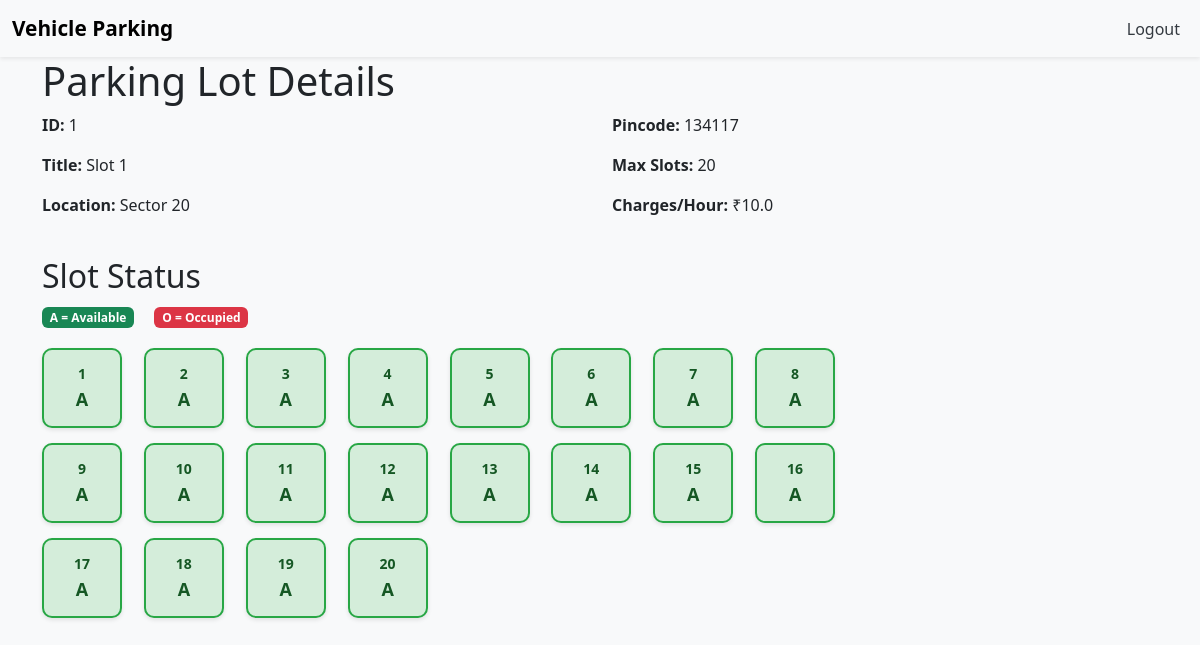
Screenshot of /slot/1/ (signed in) with the database file from the repository.
### models.py (models this page shows)
class LotInfo(db.Model):
    __tablename__ = 'lots_info'
    lot_id = db.Column(db.Integer, primary_key=True)
    lot_title = db.Column(db.String(120), nullable=False)
    lot_location = db.Column(db.String(200))
    lot_zip = db.Column(db.String(10))
    rate_per_hr = db.Column(db.Float, nullable=False)
    total_slots = db.Column(db.Integer, nullable=False)
    slot_list = db.relationship('LotSlot', backref='parent_lot', cascade="all, delete", lazy=True)

class LotSlot(db.Model):
    __tablename__ = 'lot_slots'
    slot_id = db.Column(db.Integer, primary_key=True)
    parent_id = db.Column(db.Integer, db.ForeignKey('lots_info.lot_id'), nullable=False)
    slot_status = db.Column(db.String(1), default='A')  # String type now
    current_reservation = db.relationship('SlotReservation', backref='reserved_slot', lazy=True, uselist=False)

### routes.py (the view)
    @app.route('/slot/<int:slot_id>/')
    def view_slot(slot_id):
        slot = LotInfo.query.get(slot_id)
        if not slot:
            flash("Slot not found.")
            return redirect(url_for('admin_login'))
        return render_template('show_slot.html', slot=slot)

### templates/show_slot.html (shortened to what this page needs)
{% extends "layout.html" %}
{% block content %}
<h1>Parking Lot Details</h1>
<div class="row mb-4">
    <div class="col-md-6">
        <p><strong>ID:</strong> {{ slot.lot_id }}</p>
        <p><strong>Title:</strong> {{ slot.lot_title }}</p>
        <p><strong>Location:</strong> {{ slot.lot_location }}</p>
    </div>
    <div class="col-md-6">
        <p><strong>Pincode:</strong> {{ slot.lot_zip }}</p>
        <p><strong>Max Slots:</strong> {{ slot.total_slots }}</p>
        <p><strong>Charges/Hour:</strong> ₹{{ slot.rate_per_hr }}</p>
    </div>
</div>
<h2 class="mt-4">Slot Status</h2>
<div class="mb-3">
    <span class="badge bg-success me-3">A = Available</span>
    <span class="badge bg-danger">O = Occupied</span>
</div>
<div class="slot-grid">
    {% for slot_obj in slot.slot_list %}
        <div class="slot-box {% if slot_obj.slot_status == 'O' %}occupied{% else %}available{% endif %}">
            <div class="slot-number">{{ loop.index }}</div>
            <div class="slot-status">{{ slot_obj.slot_status }}</div>
        </div>
    {% endfor %}
</div>
{% endblock %}

### templates/navbar.html (style rules this page uses)
body { background-color: #f8f9fa; }

### templates/show_slot.html (style rules this page uses)
.slot-grid { display: grid; grid-template-columns: repeat(auto-fill, minmax(80px, 1fr)); gap: 15px; max-width: 800px; margin-top: 20px; }
.slot-box { width: 80px; height: 80px; border-radius: 10px; display: flex; flex-direction: column; justify-content: center; align-items: center; font-weight: bold; box-shadow: 0 2px 4px rgba(0,0,0,0.1); transition: transform 0.2s ease; }
.slot-box.available { background-color: #d4edda; border: 2px solid #28a745; color: #155724; }
.slot-number { font-size: 14px; font-weight: bold; margin-bottom: 2px; }
.slot-status { font-size: 18px; font-weight: bold; }

### rows the page displays
LotInfo: lot_id "1", lot_title "Slot 1", lot_location "Sector 20", lot_zip "134117", total_slots "20", rate_per_hr "10.0"
LotSlot: slot_status "A"
LotSlot: slot_status "A"
LotSlot: slot_status "A"
LotSlot: slot_status "A"
LotSlot: slot_status "A"
LotSlot: slot_status "A"
LotSlot: slot_status "A"
LotSlot: slot_status "A"
LotSlot: slot_status "A"
LotSlot: slot_status "A"
LotSlot: slot_status "A"
LotSlot: slot_status "A"
LotSlot: slot_status "A"
LotSlot: slot_status "A"
LotSlot: slot_status "A"
LotSlot: slot_status "A"
LotSlot: slot_status "A"
LotSlot: slot_status "A"
LotSlot: slot_status "A"
LotSlot: slot_status "A"
